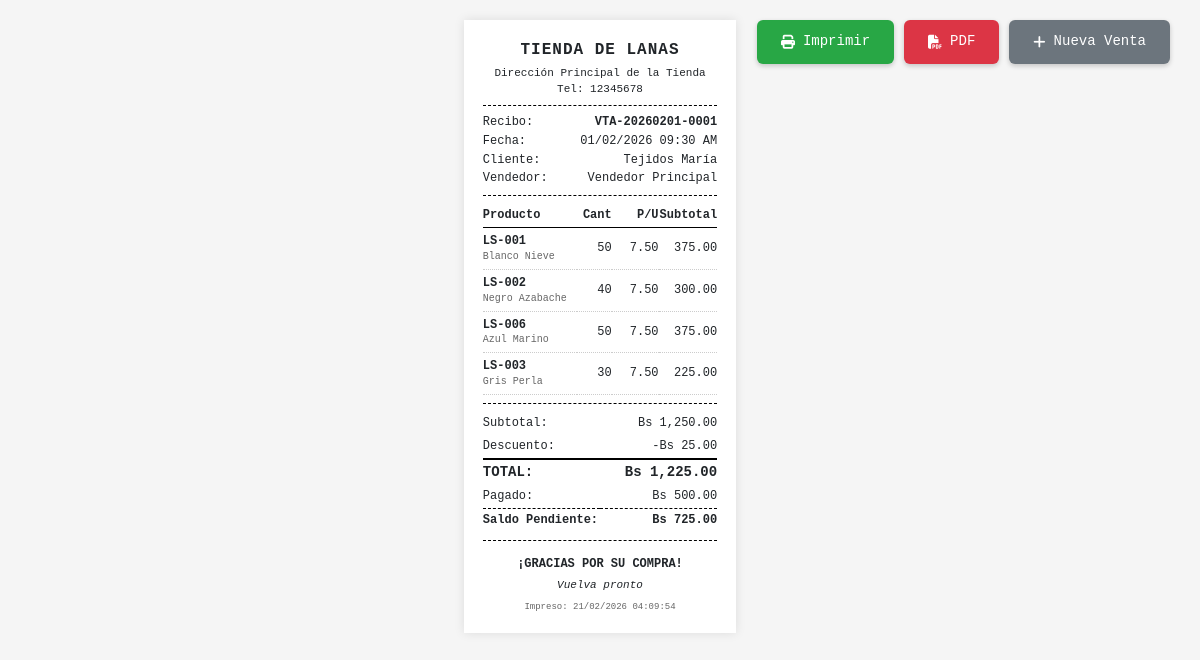
The app's page /imprimir_recibo.php?venta_id=1 with its own data.
### tables this page shows
CREATE TABLE ventas (
    id INT AUTO_INCREMENT PRIMARY KEY,
    codigo_venta VARCHAR(50) UNIQUE NOT NULL,
    cliente_id INT,
    cliente_contado VARCHAR(100),
    vendedor_id INT NOT NULL,
    tipo_venta ENUM('menor', 'mayor') DEFAULT 'menor',
    tipo_pago ENUM('contado', 'credito', 'mixto') NOT NULL,
    subtotal DECIMAL(12,2) NOT NULL,
    descuento DECIMAL(10,2) DEFAULT 0.00,
    total DECIMAL(12,2) NOT NULL,
     
    pago_inicial DECIMAL(12,2) DEFAULT 0.00,
    metodo_pago_inicial ENUM('efectivo', 'transferencia', 'QR', 'mixto') DEFAULT 'efectivo',
    referencia_pago_inicial VARCHAR(100),
    es_venta_rapida TINYINT(1) DEFAULT 0,
     
    debe DECIMAL(12,2) GENERATED ALWAYS AS (total - pago_inicial) STORED,
    estado ENUM('pendiente', 'pagada', 'cancelada') DEFAULT 'pendiente',
     
    fecha DATE NOT NULL,
    hora_inicio TIME NOT NULL,
    hora_fin TIME,
     
    impreso TINYINT(1) DEFAULT 0,
    anulado TINYINT(1) DEFAULT 0,
    motivo_anulacion TEXT,
    observaciones TEXT,
    FOREIGN KEY (cliente_id) REFERENCES clientes(id) ON DELETE SET NULL,
    FOREIGN KEY (vendedor_id) REFERENCES usuarios(id),
    INDEX idx_ventas_fecha (fecha),
    INDEX idx_ventas_cliente (cliente_id),
    INDEX idx_ventas_estado (estado),
    INDEX idx_ventas_vendedor (vendedor_id)
);

CREATE TABLE usuarios (
    id INT AUTO_INCREMENT PRIMARY KEY,
    codigo VARCHAR(20) UNIQUE NOT NULL,
    nombre VARCHAR(100) NOT NULL,
    usuario VARCHAR(50) UNIQUE NOT NULL,
    password VARCHAR(255) NOT NULL,
    rol ENUM('administrador', 'vendedor') NOT NULL,
    activo TINYINT(1) DEFAULT 1,
    telefono VARCHAR(20),
    fecha_creacion DATE DEFAULT (CURRENT_DATE),
    ultimo_login DATETIME,
    INDEX idx_usuario_activo (activo),
    INDEX idx_usuario_rol (rol)
);

CREATE TABLE venta_detalles (
    id INT AUTO_INCREMENT PRIMARY KEY,
    venta_id INT NOT NULL,
    producto_id INT NOT NULL,
    cantidad_subpaquetes INT NOT NULL,
    precio_unitario DECIMAL(10,2) NOT NULL,
    subtotal DECIMAL(10,2) NOT NULL,
    hora_extraccion TIME NOT NULL,
    usuario_extraccion INT,
    FOREIGN KEY (venta_id) REFERENCES ventas(id) ON DELETE CASCADE,
    FOREIGN KEY (producto_id) REFERENCES productos(id),
    FOREIGN KEY (usuario_extraccion) REFERENCES usuarios(id),
    INDEX idx_detalle_venta (venta_id),
    INDEX idx_detalle_hora (hora_extraccion)
);

CREATE TABLE productos (
    id INT AUTO_INCREMENT PRIMARY KEY,
    codigo VARCHAR(50) NOT NULL,
    nombre_color VARCHAR(100) NOT NULL,
    proveedor_id INT NOT NULL,
    categoria_id INT NOT NULL,
    precio_menor DECIMAL(10,2) NOT NULL,
    precio_mayor DECIMAL(10,2) NOT NULL,
    activo TINYINT(1) DEFAULT 1,
    tiene_stock TINYINT(1) DEFAULT 1,
    FOREIGN KEY (proveedor_id) REFERENCES proveedores(id),
    FOREIGN KEY (categoria_id) REFERENCES categorias(id),
    UNIQUE KEY uk_producto_proveedor (proveedor_id, codigo, categoria_id),
    INDEX idx_producto_codigo (codigo),
    INDEX idx_producto_activo (activo)
);

### config.php (called while the page is built, shortened)
<?php
function formatearFecha($fecha) {
    return date('d/m/Y', strtotime($fecha));
}
function formatearHora($hora) {
    return date('h:i A', strtotime($hora));
}
?>

### imprimir_recibo.php (the view, shortened to what this page needs)
<?php
require_once 'config.php';
require_once 'funciones.php';
$venta_id = isset($_GET['venta_id']) ? intval($_GET['venta_id']) : 0;
$query_venta = "SELECT v.*,
                       COALESCE(c.nombre, v.cliente_contado) as cliente_nombre,
                       c.telefono,
                       u.nombre as vendedor_nombre
                FROM ventas v
                LEFT JOIN clientes c ON v.cliente_id = c.id
                JOIN usuarios u ON v.vendedor_id = u.id
                WHERE v.id = ?";
$stmt = $conn->prepare($query_venta);
$stmt->bind_param("i", $venta_id);
$stmt->execute();
$venta = $stmt->get_result()->fetch_assoc();
$query_detalles = "SELECT vd.*, p.codigo, p.nombre_color
                   FROM venta_detalles vd
                   JOIN productos p ON vd.producto_id = p.id
                   WHERE vd.venta_id = ?
                   ORDER BY vd.id ASC";
$stmt = $conn->prepare($query_detalles);
$stmt->bind_param("i", $venta_id);
$stmt->execute();
$detalles = $stmt->get_result();
?>
<!DOCTYPE html>
<html lang="es">
<head>
    <link href="https://cdn.jsdelivr.net/npm/bootstrap@5.3.0/dist/css/bootstrap.min.css" rel="stylesheet">
    <link rel="stylesheet" href="https://cdnjs.cloudflare.com/ajax/libs/font-awesome/6.4.0/css/all.min.css">
</head>
<body>
    <div class="botones-accion no-print">
        <button onclick="imprimirRecibo()" class="btn-accion btn-imprimir">
            <i class="fas fa-print"></i> Imprimir
        </button>
        <button onclick="descargarPDF()" class="btn-accion btn-pdf">
            <i class="fas fa-file-pdf"></i> PDF
        </button>
        <button onclick="nuevaVenta()" class="btn-accion btn-volver">
            <i class="fas fa-plus"></i> Nueva Venta
        </button>
    </div>
    <div class="recibo-container" id="recibo-contenido">
        <div class="centrado">
            <div class="empresa"><?php echo EMPRESA_NOMBRE; ?></div>
            <div style="font-size: 11px;"><?php echo DIRECCION_EMPRESA; ?></div>
            <div style="font-size: 11px;">Tel: <?php echo TELEFONO_EMPRESA; ?></div>
        </div>
        <div class="linea"></div>
        <div class="info-row">
            <span class="info-label">Recibo:</span>
            <span class="info-value"><strong><?php echo $venta['codigo_venta']; ?></strong></span>
        </div>
        <div class="info-row">
            <span class="info-label">Fecha:</span>
            <span class="info-value"><?php echo formatearFecha($venta['fecha']); ?> <?php echo formatearHora($venta['hora_inicio']); ?></span>
        </div>
        <div class="info-row">
            <span class="info-label">Cliente:</span>
            <span class="info-value"><?php echo $venta['cliente_nombre']; ?></span>
        </div>
        <div class="info-row">
            <span class="info-label">Vendedor:</span>
            <span class="info-value"><?php echo $venta['vendedor_nombre']; ?></span>
        </div>
        <div class="linea"></div>
        <table>
            <thead>
                <tr>
                    <th class="izquierda" style="width: 40%;">Producto</th>
                    <th class="derecha" style="width: 15%;">Cant</th>
                    <th class="derecha" style="width: 20%;">P/U</th>
                    <th class="derecha" style="width: 25%;">Subtotal</th>
                </tr>
            </thead>
            <tbody>
                <?php while ($detalle = $detalles->fetch_assoc()): ?>
                <tr class="producto-row">
                    <td class="izquierda">
                        <div style="font-weight: bold;"><?php echo $detalle['codigo']; ?></div>
                        <div class="producto-detalle"><?php echo substr($detalle['nombre_color'], 0, 20); ?></div>
                    </td>
                    <td class="derecha"><?php echo $detalle['cantidad_subpaquetes']; ?></td>
                    <td class="derecha"><?php echo number_format($detalle['precio_unitario'], 2); ?></td>
                    <td class="derecha"><?php echo number_format($detalle['subtotal'], 2); ?></td>
                </tr>
                <?php endwhile; ?>
            </tbody>
        </table>
        <div class="linea"></div>
        <table>
            <tr>
                <td style="width: 50%;">Subtotal:</td>
                <td class="derecha">Bs <?php echo number_format($venta['subtotal'], 2); ?></td>
            </tr>
            <?php if ($venta['descuento'] > 0): ?>
            <tr>
                <td>Descuento:</td>
                <td class="derecha">-Bs <?php echo number_format($venta['descuento'], 2); ?></td>
            </tr>
            <?php endif; ?>
            <tr class="total-row">
                <td><strong>TOTAL:</strong></td>
                <td class="derecha"><strong>Bs <?php echo number_format($venta['total'], 2); ?></strong></td>
            </tr>
            <?php if ($venta['pago_inicial'] > 0): ?>
            <tr>
                <td>Pagado:</td>
                <td class="derecha">Bs <?php echo number_format($venta['pago_inicial'], 2); ?></td>
            </tr>
            <?php if ($venta['debe'] > 0): ?>
            <tr style="border-top: 1px dashed #000;">
                <td><strong>Saldo Pendiente:</strong></td>
                <td class="derecha"><strong>Bs <?php echo number_format($venta['debe'], 2); ?></strong></td>
            </tr>
            <?php endif; ?>
            <?php endif; ?>
        </table>
        <div class="linea"></div>
        <div class="centrado footer">
            <div class="gracias">¡GRACIAS POR SU COMPRA!</div>
            <div style="margin-top: 5px; font-style: italic;">Vuelva pronto</div>
            <div style="margin-top: 8px; font-size: 9px; color: #666;">
                Impreso: <?php echo date('d/m/Y H:i:s'); ?>
            </div>
        </div>
    </div>
</body>
</html>

### imprimir_recibo.php (style rules this page uses)
body { margin: 0; padding: 20px 0; font-family: "Courier New", monospace; font-size: 12px; line-height: 1.4; background: #f5f5f5; display: flex; flex-direction: column; align-items: center; }
.recibo-container { background: white; width: 72mm; margin: 0 auto; padding: 5mm; box-shadow: 0 0 10px rgba(0,0,0,0.1); box-sizing: border-box; word-wrap: break-word; }
.centrado { text-align: center; }
.derecha { text-align: right; }
.izquierda { text-align: left; }
.empresa { font-size: 16px; font-weight: bold; margin-bottom: 5px; text-transform: uppercase; letter-spacing: 1px; }
.linea { border-top: 1px dashed #000; margin: 8px 0; width: 100%; }
table { width: 100%; border-collapse: collapse; table-layout: fixed; }
th, td { padding: 3px 0; word-wrap: break-word; }
th { border-bottom: 1px solid #000; font-weight: bold; }
.producto-row td { padding: 5px 0; border-bottom: 1px dotted #ccc; }
.total-row { font-size: 14px; font-weight: bold; border-top: 2px solid #000; }
.footer { margin-top: 15px; font-size: 11px; }
.botones-accion { position: fixed; top: 20px; right: 30px; display: flex; gap: 10px; z-index: 1000; }
.btn-accion { padding: 12px 24px; font-size: 14px; border: none; border-radius: 6px; cursor: pointer; transition: all 0.3s; font-weight: 500; display: inline-flex; align-items: center; gap: 8px; box-shadow: 0 2px 5px rgba(0,0,0,0.2); }
.btn-imprimir { background: #28a745; color: white; }
.btn-pdf { background: #dc3545; color: white; }
.btn-volver { background: #6c757d; color: white; }
.info-row { display: flex; justify-content: space-between; margin-bottom: 2px; }
.info-label { width: 40%; }
.info-value { width: 60%; text-align: right; font-weight: 500; }
.producto-detalle { font-size: 10px; color: #666; }
.gracias { margin-top: 10px; font-size: 12px; font-weight: bold; }

### records on screen
ventas: codigo_venta "VTA-20260201-0001", fecha "01/02/2026", hora_inicio "09:30 AM", vendedor.nombre "Vendedor Principal", subtotal "1,250.00", descuento "25.00", total "1,225.00", pago_inicial "500.00", debe "725.00"
venta_detalles: producto.codigo "LS-001", producto.nombre_color "Blanco Nieve", cantidad_subpaquetes "50", precio_unitario "7.50", subtotal "375.00"
venta_detalles: producto.codigo "LS-002", producto.nombre_color "Negro Azabache", cantidad_subpaquetes "40", precio_unitario "7.50", subtotal "300.00"
venta_detalles: producto.codigo "LS-006", producto.nombre_color "Azul Marino", cantidad_subpaquetes "50", precio_unitario "7.50", subtotal "375.00"
venta_detalles: producto.codigo "LS-003", producto.nombre_color "Gris Perla", cantidad_subpaquetes "30", precio_unitario "7.50", subtotal "225.00"

### other values on screen
EMPRESA_NOMBRE "TIENDA DE LANAS"
DIRECCION_EMPRESA "Dirección Principal de la Tienda"
TELEFONO_EMPRESA "12345678"
$venta['cliente_nombre'] "Tejidos María"
